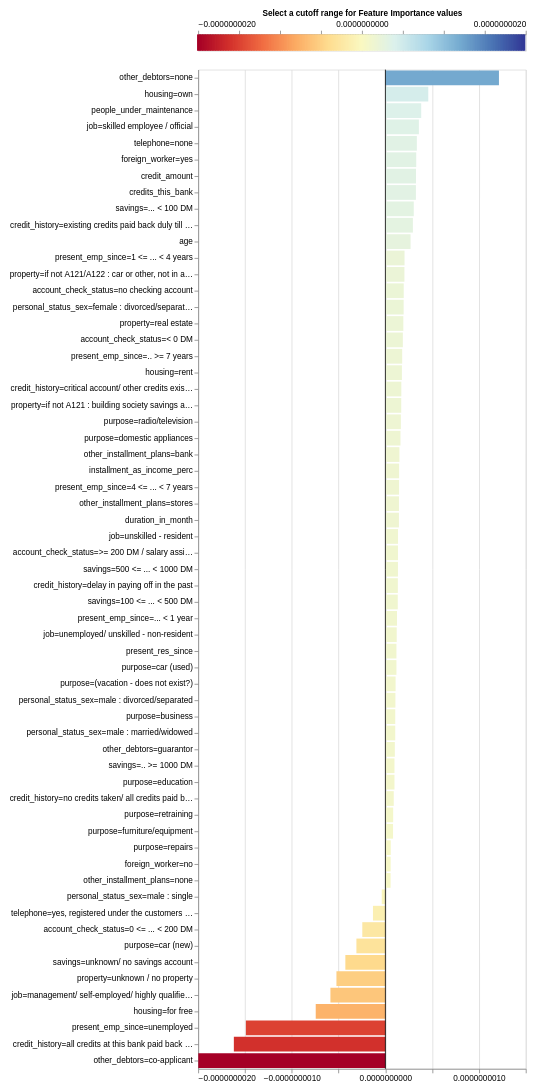

Notebook cell for this chart:
### Code cell
lime_exp.plot_features_importance()

### Figure 1 — Vega-Lite specification as saved in the notebook (floating-point values rounded to 4 significant figures; data arrays with more than 128 entries replaced by an {"elided": "..."} marker saying what was removed)
{"config": {"view": {"continuousWidth": 400, "continuousHeight": 300}, "axis": {"labelFontSize": 10, "labelLimit": 225.0}}, "vconcat": [{"layer": [{"data": {"name": "data-f75c04b3e5d7cefd232551877c1a383c"}, "mark": {"type": "rule", "strokeWidth": 3}, "encoding": {"color": {"field": "xValue", "legend": null, "scale": {"domain": [-1.999e-09, 1.999e-09], "domainMid": 0, "scheme": "redyellowblue"}, "type": "quantitative"}, "x": {"axis": {"orient": "top", "titleFontSize": 10}, "field": "xValue", "title": "Select a cutoff range for Feature Importance values ", "type": "quantitative"}}}, {"data": {"name": "data-c7bc3ae69e1253e8223f70a11d04b99d"}, "mark": {"type": "rect", "color": "black", "height": 20, "opacity": 0.4, "tooltip": true}, "encoding": {"x": {"field": "x_min", "type": "quantitative"}, "x2": {"field": "x_max"}, "y": {"axis": null, "field": "y", "type": "quantitative"}}, "selection": {"Cutter": {"type": "single", "fields": ["cutoff"], "bind": {"input": "range", "max": 1.999e-09, "min": 0, "name": "Importance cutoff value (±) ", "step": 3.998e-11}, "init": {"cutoff": 0.0}}}, "transform": [{"calculate": "(-Cutter.cutoff)", "as": "x_min"}, {"calculate": "Cutter.cutoff", "as": "x_max"}]}], "height": 20}, {"layer": [{"data": {"name": "data-c79d4adefd6449e11fca5307740ccd35"}, "mark": "bar", "encoding": {"color": {"field": "value", "legend": null, "scale": {"domain": [-1.999e-09, 1.999e-09], "domainMid": 0, "scheme": "blueorange"}, "type": "quantitative"}, "tooltip": [{"field": "name", "title": "Feature", "type": "nominal"}, {"field": "value", "title": "Importance", "type": "quantitative"}], "x": {"field": "value", "title": null, "type": "quantitative"}, "y": {"field": "name", "sort": {"field": "value", "op": "mean", "order": "descending"}, "title": null, "type": "nominal"}}, "selection": {"Cutter": {"type": "single", "fields": ["cutoff"], "bind": {"input": "range", "max": 1.999e-09, "min": 0, "name": "Importance cutoff value (±) ", "step": 3.998e-11}, "init": {"cutoff": 0.0}}}, "transform": [{"filter": "((datum.value > Cutter.cutoff) || (datum.value < (-Cutter.cutoff)))"}]}, {"data": {"name": "data-9c00aa9dc2b1c1a0b4bf9b34ead12925"}, "mark": "rule", "encoding": {"x": {"field": "x", "type": "quantitative"}}}]}], "padding": 10, "$schema": "https://vega.github.io/schema/vega-lite/v4.17.0.json", "datasets": {"data-f75c04b3e5d7cefd232551877c1a383c": {"elided": "200 records"}, "data-c7bc3ae69e1253e8223f70a11d04b99d": [{"y": 0, "x": -0.5, "x2": 0.5}], "data-c79d4adefd6449e11fca5307740ccd35": [{"name": "other_debtors=co-applicant", "value": -1.999e-09}, {"name": "credit_history=all credits at this bank paid back duly", "value": -1.619e-09}, {"name": "present_emp_since=unemployed", "value": -1.491e-09}, {"name": "other_debtors=none", "value": 1.213e-09}, {"name": "housing=for free", "value": -7.443e-10}, {"name": "job=management/ self-employed/ highly qualified employee/ officer", "value": -5.874e-10}, {"name": "property=unknown / no property", "value": -5.231e-10}, {"name": "housing=own", "value": 4.582e-10}, {"name": "savings=unknown/ no savings account", "value": -4.278e-10}, {"name": "people_under_maintenance", "value": 3.825e-10}, {"name": "job=skilled employee / official", "value": 3.576e-10}, {"name": "telephone=none", "value": 3.36e-10}, {"name": "foreign_worker=yes", "value": 3.296e-10}, {"name": "credit_amount", "value": 3.272e-10}, {"name": "credits_this_bank", "value": 3.26e-10}, {"name": "purpose=car (new)", "value": -3.097e-10}, {"name": "savings=... < 100 DM", "value": 3.031e-10}, {"name": "credit_history=existing credits paid back duly till now", "value": 2.937e-10}, {"name": "age", "value": 2.689e-10}, {"name": "account_check_status=0 <= ... < 200 DM", "value": -2.469e-10}, {"name": "present_emp_since=1 <= ... < 4 years", "value": 2.044e-10}, {"name": "property=if not A121/A122 : car or other, not in attribute 6", "value": 2.033e-10}, {"name": "account_check_status=no checking account", "value": 1.958e-10}, {"name": "personal_status_sex=female : divorced/separated/married", "value": 1.948e-10}, {"name": "property=real estate", "value": 1.917e-10}, {"name": "account_check_status=< 0 DM", "value": 1.863e-10}, {"name": "present_emp_since=.. >= 7 years", "value": 1.793e-10}, {"name": "housing=rent", "value": 1.763e-10}, {"name": "credit_history=critical account/ other credits existing (not at this bank)", "value": 1.702e-10}, {"name": "property=if not A121 : building society savings agreement/ life insurance", "value": 1.693e-10}, {"name": "purpose=radio/television", "value": 1.653e-10}, {"name": "purpose=domestic appliances", "value": 1.61e-10}, {"name": "other_installment_plans=bank", "value": 1.499e-10}, {"name": "installment_as_income_perc", "value": 1.466e-10}, {"name": "present_emp_since=4 <= ... < 7 years", "value": 1.46e-10}, {"name": "other_installment_plans=stores", "value": 1.448e-10}, {"name": "duration_in_month", "value": 1.445e-10}, {"name": "job=unskilled - resident", "value": 1.35e-10}, {"name": "account_check_status=>= 200 DM / salary assignments for at least 1 year", "value": 1.342e-10}, {"name": "savings=500 <= ... < 1000 DM ", "value": 1.34e-10}, {"name": "credit_history=delay in paying off in the past", "value": 1.331e-10}, {"name": "telephone=yes, registered under the customers name ", "value": -1.33e-10}, {"name": "savings=100 <= ... < 500 DM", "value": 1.321e-10}, {"name": "present_emp_since=... < 1 year ", "value": 1.241e-10}, {"name": "job=unemployed/ unskilled - non-resident", "value": 1.209e-10}, {"name": "present_res_since", "value": 1.18e-10}, {"name": "purpose=car (used)", "value": 1.18e-10}, {"name": "purpose=(vacation - does not exist?)", "value": 1.089e-10}, {"name": "personal_status_sex=male : divorced/separated", "value": 1.071e-10}, {"name": "purpose=business", "value": 1.054e-10}, {"name": "personal_status_sex=male : married/widowed", "value": 1.051e-10}, {"name": "other_debtors=guarantor", "value": 1.008e-10}, {"name": "savings=.. >= 1000 DM ", "value": 9.699e-11}, {"name": "purpose=education", "value": 9.696e-11}, {"name": "credit_history=no credits taken/ all credits paid back duly", "value": 8.924e-11}, {"name": "purpose=retraining", "value": 8.313e-11}, {"name": "purpose=furniture/equipment", "value": 8.182e-11}, {"name": "purpose=repairs", "value": 5.708e-11}, {"name": "foreign_worker=no", "value": 5.603e-11}, {"name": "other_installment_plans=none", "value": 5.549e-11}, {"name": "personal_status_sex=male : single", "value": -3.914e-11}], "data-9c00aa9dc2b1c1a0b4bf9b34ead12925": [{"x": 0}]}}
